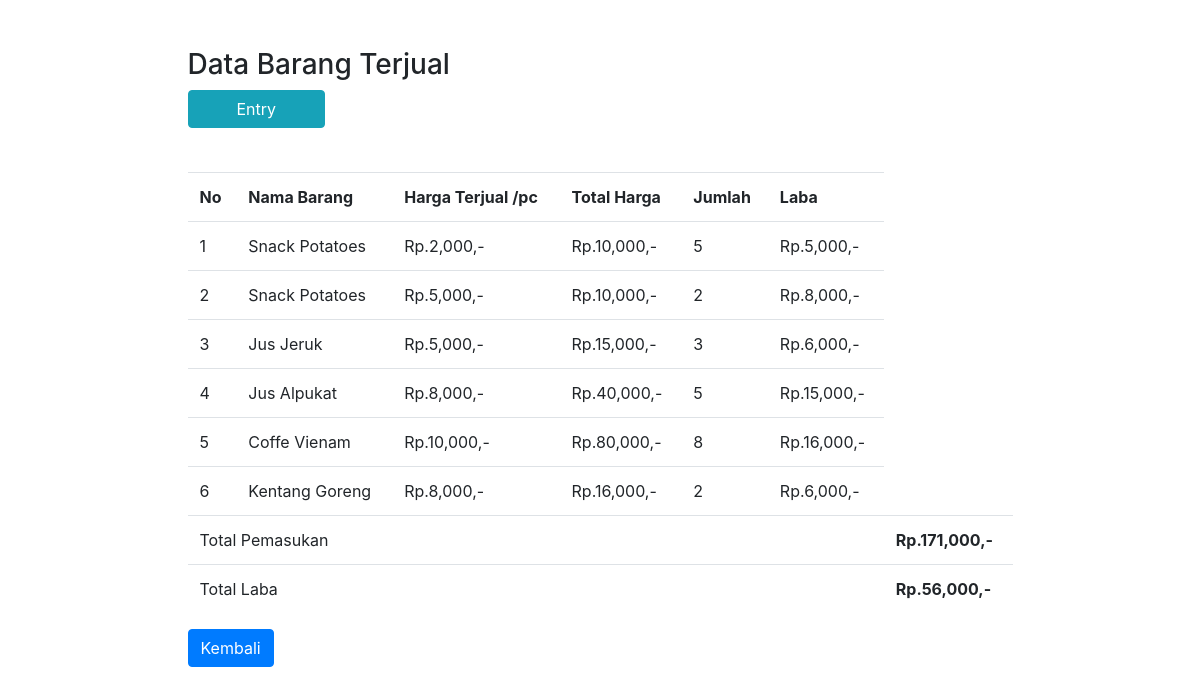
/interface/penjualan.php (signed in), run on the app's committed database.
### tables this page shows
CREATE TABLE `barang_laku` (
  `id` int(11) NOT NULL,
  `nama` text NOT NULL,
  `jumlah` int(11) NOT NULL,
  `harga` int(11) NOT NULL,
  `total_harga` int(20) NOT NULL,
  `laba` int(11) NOT NULL
);

### interface/penjualan.php (the view, shortened to what this page needs)
<?php
    include 'koneksi.php';
?>
<!DOCTYPE html>
 <html>
 <head>
	<link rel="stylesheet" href="dist/css/bootstrap.min.css">
	<link rel="stylesheet" href="fontawesome/css/all.css">
 </head>
 <body>
 <div class="container">
 	<div class="row justify-content-md-center my-5">
     <div class="col-md-9">
     <h3><span class="glyphicon glyphicon-briefcase"></span>  Data Barang Terjual</h3>
<button style="margin-bottom:20px" data-toggle="modal" data-target="#myModal" class="btn btn-info col-md-2">  Entry</button>
<br/>
<br/>
<table class="table">
	<tr>
		<th>No</th>
		<th>Nama Barang</th>
		<th>Harga Terjual /pc</th>
		<th>Total Harga</th>
		<th>Jumlah</th>
		<th>Laba</th>
	</tr>
	<?php
	$no=1;
	$brg=mysqli_query($koneksi, "select * from barang_laku");
	while($b=mysqli_fetch_array($brg)){
		?>
		<tr>
			<td><?php echo $no++ ?></td>
			<td><?php echo $b['nama'] ?></td>
			<td>Rp.<?php echo number_format($b['harga']) ?>,-</td>
			<td>Rp.<?php echo number_format($b['total_harga']) ?>,-</td>
			<td><?php echo $b['jumlah'] ?></td>
			<td><?php echo "Rp.".number_format($b['laba']).",-"?></td>
		</tr>
		<?php
	}
	?>
	<tr>
		<td colspan="7">Total Pemasukan</td>
		<?php
			$x=mysqli_query($koneksi, "select sum(total_harga) as total from barang_laku");
			$xx=mysqli_fetch_array($x);
			echo "<td><b> Rp.". number_format($xx['total']).",-</b></td>";
		?>
	</tr>
	<tr>
		<td colspan="7">Total Laba</td>
		<?php
			$x=mysqli_query($koneksi, "select sum(laba) as total from barang_laku");
			$xx=mysqli_fetch_array($x);
			echo "<td><b> Rp.". number_format($xx['total']).",-</b></td>";
		?>
	</tr>
</table>
<a href="home.php" class="btn btn-primary">Kembali</a>
    </div>
    </div>
</div>
 </body>
 </html>

### data on the page
barang_laku: nama "Snack Potatoes", harga "2,000", total_harga "10,000", jumlah "5", laba "5,000"
barang_laku: nama "Snack Potatoes", harga "5,000", total_harga "10,000", jumlah "2", laba "8,000"
barang_laku: nama "Jus Jeruk", harga "5,000", total_harga "15,000", jumlah "3", laba "6,000"
barang_laku: nama "Jus Alpukat", harga "8,000", total_harga "40,000", jumlah "5", laba "15,000"
barang_laku: nama "Coffe Vienam", harga "10,000", total_harga "80,000", jumlah "8", laba "16,000"
barang_laku: nama "Kentang Goreng", harga "8,000", total_harga "16,000", jumlah "2", laba "6,000"

### other printed values
$xx['total'] "171,000"
$xx['total'] "56,000"
